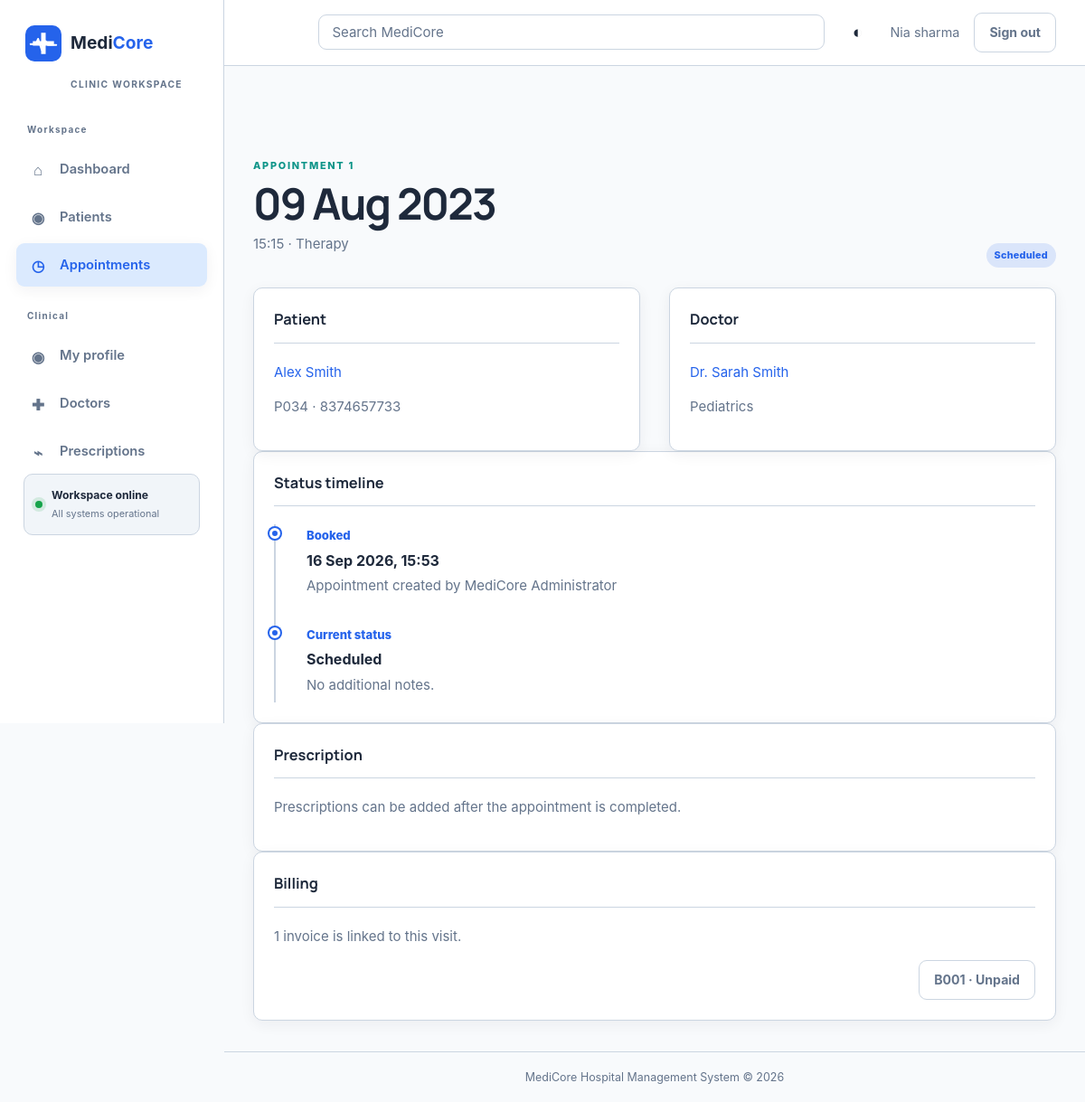
/appointments/1 (signed in), run on the app's committed database.
### app/models.py (models this page shows, shortened)
class User(UserMixin, db.Model):
    id = db.Column(db.Integer, primary_key=True)
    full_name = db.Column(db.String(120), nullable=False)
    username = db.Column(db.String(80), unique=True, nullable=False, index=True)
    email = db.Column(db.String(120), unique=True, nullable=False, index=True)
    password_hash = db.Column(db.String(255), nullable=False)
    role = db.Column(db.String(20), nullable=False, default="receptionist")
    is_active = db.Column(db.Boolean, nullable=False, default=True)
    failed_login_count = db.Column(db.Integer, nullable=False, default=0)
    locked_until = db.Column(db.DateTime)
    last_login_at = db.Column(db.DateTime)
    created_at = db.Column(db.DateTime, nullable=False, default=datetime.utcnow)

class Appointment(db.Model):
    id = db.Column(db.Integer, primary_key=True)
    patient_id = db.Column(db.Integer, db.ForeignKey("patient.id"), nullable=False)
    doctor_id = db.Column(db.Integer, db.ForeignKey("doctor.id"), nullable=False)
    appointment_date = db.Column(db.Date, nullable=False)
    appointment_time = db.Column(db.Time, nullable=False)
    reason = db.Column(db.Text)
    status = db.Column(db.String(20), nullable=False, default="scheduled")
    notes = db.Column(db.Text)
    created_by = db.Column(db.Integer, db.ForeignKey("user.id"), nullable=False)
    created_at = db.Column(db.DateTime, nullable=False, default=datetime.utcnow)
    patient = db.relationship("Patient", backref="appointments")
    doctor = db.relationship("Doctor", backref="appointments")
    creator = db.relationship("User", backref="created_appointments")

class Patient(db.Model):
    id = db.Column(db.Integer, primary_key=True)
    patient_code = db.Column(db.String(20), unique=True, nullable=False, index=True)
    first_name = db.Column(db.String(80), nullable=False)
    last_name = db.Column(db.String(80), nullable=False)
    dob = db.Column(db.Date, nullable=False)
    gender = db.Column(db.String(20), nullable=False)
    blood_group = db.Column(db.String(10))
    phone = db.Column(db.String(10), nullable=False)
    email = db.Column(db.String(120))
    address = db.Column(db.Text)
    registration_date = db.Column(db.Date)
    insurance_provider = db.Column(db.String(120))
    insurance_number = db.Column(db.String(80))
    emergency_contact_name = db.Column(db.String(120))
    emergency_contact_phone = db.Column(db.String(10))
    allergies = db.Column(db.Text)
    created_at = db.Column(db.DateTime, nullable=False, default=datetime.utcnow)
    @property
    def full_name(self):
        return f"{self.first_name} {self.last_name}"

class Doctor(db.Model):
    id = db.Column(db.Integer, primary_key=True)
    user_id = db.Column(db.Integer, db.ForeignKey("user.id"), nullable=True)
    full_name = db.Column(db.String(120), nullable=False)
    specialization = db.Column(db.String(100), nullable=False)
    qualification = db.Column(db.String(120))
    phone = db.Column(db.String(10))
    email = db.Column(db.String(120))
    years_experience = db.Column(db.Integer)
    hospital_branch = db.Column(db.String(120))
    consultation_fee = db.Column(db.Numeric(10, 2), nullable=False, default=Decimal("0.00"))
    available_days = db.Column(db.String(40), default="Mon,Tue,Wed,Thu,Fri")
    available_from = db.Column(db.Time)
    available_to = db.Column(db.Time)
    status = db.Column(db.String(20), nullable=False, default="active")
    photo_url = db.Column(db.String(500))
    bio = db.Column(db.Text)
    user = db.relationship("User", backref="doctor_profile")

class Invoice(db.Model):
    id = db.Column(db.Integer, primary_key=True)
    invoice_no = db.Column(db.String(20), unique=True, nullable=False, index=True)
    patient_id = db.Column(db.Integer, db.ForeignKey("patient.id"), nullable=False)
    appointment_id = db.Column(db.Integer, db.ForeignKey("appointment.id"), nullable=True)
    issue_date = db.Column(db.Date, nullable=False)
    due_date = db.Column(db.Date)
    subtotal = db.Column(db.Numeric(10, 2), nullable=False, default=0)
    tax_percent = db.Column(db.Numeric(5, 2), nullable=False, default=0)
    discount = db.Column(db.Numeric(10, 2), nullable=False, default=0)
    total = db.Column(db.Numeric(10, 2), nullable=False, default=0)
    amount_paid = db.Column(db.Numeric(10, 2), nullable=False, default=0)
    status = db.Column(db.String(20), nullable=False, default="unpaid")
    payment_method = db.Column(db.String(20))
    created_at = db.Column(db.DateTime, nullable=False, default=datetime.utcnow)
    patient = db.relationship("Patient", backref="invoices")
    appointment = db.relationship("Appointment", backref="invoice")
    invoice_items = db.relationship("InvoiceItem", backref="invoice", cascade="all, delete-orphan")

### app/routes/appointments.py (the view)
@appointments_bp.route("/<int:appointment_id>")
@login_required
def detail(appointment_id):
    appointment = db.get_or_404(Appointment, appointment_id)
    invoices = Invoice.query.filter_by(appointment_id=appointment.id).order_by(Invoice.created_at.desc()).all()
    return render_template(
        "appointments/detail.html",
        appointment=appointment,
        can_manage_actions=can_manage_appointment(appointment),
        invoices=invoices,
    )

### app/__init__.py (called while the page is built)
@login_manager.user_loader
def load_user(user_id):
    from app.models import User
    return db.session.get(User, int(user_id))

### app/routes/appointments.py (called while the page is built)
def can_manage_appointment(appointment):
    if current_user.role in {"admin", "receptionist"}:
        return True
    if current_user.role != "doctor":
        return False
    doctor = Doctor.query.filter_by(user_id=current_user.id).first()
    return doctor is not None and appointment.doctor_id == doctor.id

### app/templates/appointments/detail.html (shortened to what this page needs)
{% extends 'base.html' %}
{% block content %}
<div class="page-heading"><div><p class="eyebrow">Appointment {{ appointment.id }}</p><h1>{{ appointment.appointment_date.strftime('%d %b %Y') }}</h1><p class="muted">{{ appointment.appointment_time.strftime('%H:%M') }} · {{ appointment.reason or 'Visit' }}</p></div><span class="status-pill status-{{ appointment.status }}">{% if appointment.status == 'completed' %}<span aria-hidden="true">✓</span>{% endif %}{{ appointment.status|replace('_', ' ')|title }}</span></div>
<section class="detail-grid"><div class="form-section"><h2>Patient</h2><p><a href="{{ url_for('patients.detail', patient_id=appointment.patient.id) }}">{{ appointment.patient.full_name }}</a></p><p class="muted">{{ appointment.patient.patient_code }} · {{ appointment.patient.phone }}</p></div><div class="form-section"><h2>Doctor</h2><p><a href="{{ url_for('doctors.detail', doctor_id=appointment.doctor.id) }}">{{ appointment.doctor.full_name }}</a></p><p class="muted">{{ appointment.doctor.specialization }}</p></div></section>
<section class="form-section"><h2>Status timeline</h2><div class="timeline"><article class="timeline-item"><span class="timeline-marker"></span><div><time>Booked</time><h3>{{ appointment.created_at.strftime('%d %b %Y, %H:%M') }}</h3><p>Appointment created by {{ appointment.creator.full_name }}</p></div></article><article class="timeline-item"><span class="timeline-marker"></span><div><time>Current status</time><h3>{{ appointment.status|replace('_', ' ')|title }}</h3><p>{{ appointment.notes or 'No additional notes.' }}</p></div></article></div></section>
<section class="form-section"><h2>Prescription</h2>{% if appointment.prescription %}<p class="muted">A prescription is attached to this appointment.</p><a class="button button-quiet" href="{{ url_for('prescriptions.detail', prescription_id=appointment.prescription.id) }}">View prescription</a>{% elif appointment.status == 'completed' and current_user.role in ['admin', 'doctor'] %}<p class="muted">Create the treatment plan recorded during this completed visit.</p><a class="button button-primary" href="{{ url_for('prescriptions.new_prescription', appointment_id=appointment.id) }}">Write prescription</a>{% elif appointment.status == 'completed' %}<p class="muted">This completed visit is ready for the assigned clinician to document a treatment plan.</p>{% else %}<p class="muted">Prescriptions can be added after the appointment is completed.</p>{% endif %}</section>
<section class="form-section"><h2>Billing</h2>{% if invoices %}<p class="muted">{{ invoices|length }} invoice{% if invoices|length != 1 %}s are{% else %} is{% endif %} linked to this visit.</p><div class="form-actions">{% for invoice in invoices %}<a class="button button-quiet" href="{{ url_for('billing.detail', invoice_id=invoice.id) }}">{{ invoice.invoice_no }} · {{ invoice.status|title }}</a>{% endfor %}</div>{% elif appointment.status == 'completed' and current_user.role in ['admin', 'accountant', 'billing_staff'] %}<p class="muted">This completed visit is ready to be billed. The consultation fee will be prefilled.</p><a class="button button-primary" href="{{ url_for('billing.new_invoice', appointment_id=appointment.id) }}">Create invoice</a>{% elif appointment.status == 'completed' %}<p class="muted">This completed visit is ready for the billing team to create an invoice.</p>{% else %}<p class="muted">Invoices can be linked after the appointment is completed.</p>{% endif %}</section>
{% endblock %}

### app/templates/partials/_user_menu.html
{% if current_user.is_authenticated %}
  <span class="user-greeting">{{ current_user.full_name }}</span>
  <form method="post" action="{{ url_for('auth.logout') }}"><input type="hidden" name="csrf_token" value="{{ csrf_token() }}"><button class="button button-quiet" type="submit">Sign out</button></form>
{% endif %}

### data on the page
User: full_name "Nia sharma"
Appointment: id "1", appointment_date "09 Aug 2023", appointment_time "15:15", reason "Therapy", status "Scheduled", created_at "16 Sep 2026, 15:53", notes "No additional notes."
Patient: patient.full_name "Alex Smith", patient.patient_code "P034", patient.phone "8374657733"
Doctor: doctor.full_name "Dr. Sarah Smith", doctor.specialization "Pediatrics"
User: creator.full_name "MediCore Administrator"
Invoice: invoice_no "B001", status "Unpaid"

### other printed values
{{ invoices|length }} "1"
{{ APP_NAME }} "MediCore"
